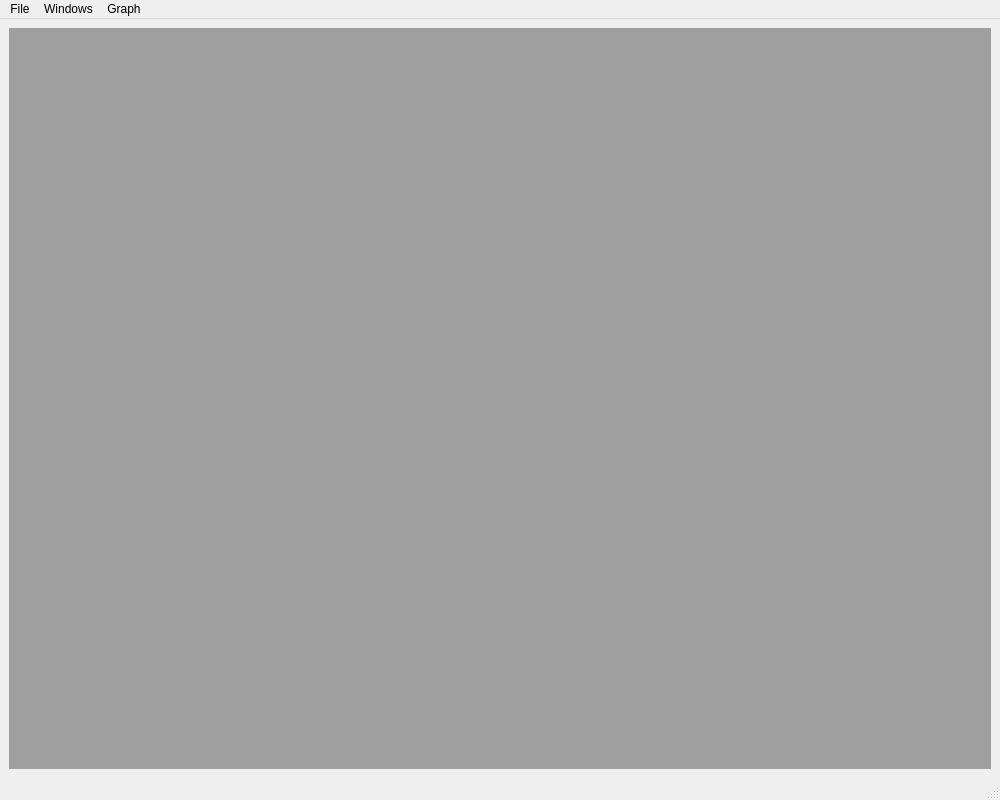
<?xml version="1.0" encoding="UTF-8"?>
<ui version="4.0">
 <class>MainWindow</class>
 <widget class="QMainWindow" name="MainWindow">
  <property name="geometry">
   <rect>
    <x>0</x>
    <y>0</y>
    <width>1000</width>
    <height>800</height>
   </rect>
  </property>
  <property name="windowTitle">
   <string>Hyde</string>
  </property>
  <widget class="QWidget" name="centralwidget">
   <layout class="QVBoxLayout" name="verticalLayout">
    <item>
     <widget class="QMdiArea" name="mdiArea"/>
    </item>
   </layout>
  </widget>
  <widget class="QMenuBar" name="menubar">
   <property name="geometry">
    <rect>
     <x>0</x>
     <y>0</y>
     <width>1000</width>
     <height>22</height>
    </rect>
   </property>
   <widget class="QMenu" name="menuFile">
    <property name="title">
     <string>File</string>
    </property>
    <addaction name="actionNew"/>
    <addaction name="actionLoad"/>
    <addaction name="actionSave"/>
    <addaction name="separator"/>
    <addaction name="actionQuit"/>
   </widget>
   <widget class="QMenu" name="menuWindow">
    <property name="title">
     <string>Windows</string>
    </property>
    <addaction name="actionCommandWindow"/>
    <addaction name="actionNew_Table"/>
    <addaction name="actionNew_Figure"/>
    <addaction name="actionLogging"/>
    <addaction name="actionProcedures"/>
    <addaction name="actionDataBrowser"/>
   </widget>
   <widget class="QMenu" name="menuGraph">
    <property name="title">
     <string>Graph</string>
    </property>
    <addaction name="actionModify_Figure"/>
   </widget>
   <addaction name="menuFile"/>
   <addaction name="menuWindow"/>
   <addaction name="menuGraph"/>
  </widget>
  <widget class="QStatusBar" name="statusbar"/>
  <action name="actionLoad">
   <property name="text">
    <string>Load...</string>
   </property>
  </action>
  <action name="actionNew">
   <property name="text">
    <string>New...</string>
   </property>
  </action>
  <action name="actionSave">
   <property name="text">
    <string>Save</string>
   </property>
  </action>
  <action name="actionQuit">
   <property name="text">
    <string>Quit</string>
   </property>
  </action>
  <action name="actionNew_Figure">
   <property name="text">
    <string>New Figure...</string>
   </property>
  </action>
  <action name="actionModify_Figure">
   <property name="text">
    <string>Modify Figure...</string>
   </property>
  </action>
  <action name="actionLogging">
   <property name="text">
    <string>Logging</string>
   </property>
  </action>
  <action name="actionCommandWindow">
   <property name="text">
    <string>Command Window</string>
   </property>
  </action>
  <action name="actionProcedures">
   <property name="text">
    <string>Procedures</string>
   </property>
  </action>
  <action name="actionNew_Table">
   <property name="text">
    <string>New Table...</string>
   </property>
  </action>
  <action name="actionDataBrowser">
   <property name="text">
    <string>Data Browser</string>
   </property>
  </action>
 </widget>
 <resources/>
 <connections/>
</ui>
